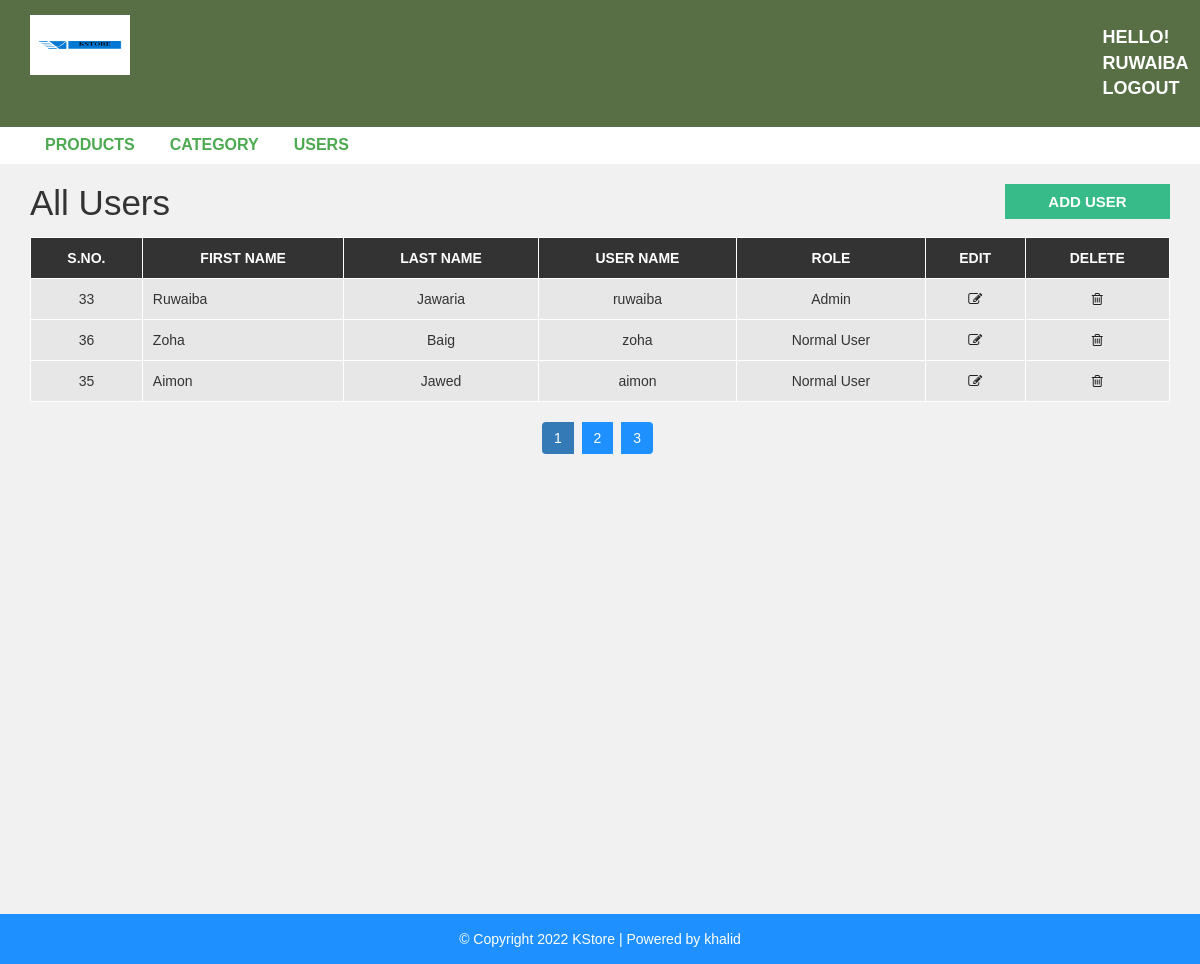
Screenshot of /admin/users.php (signed in) with the database file from the repository.
### tables this page shows
CREATE TABLE `user` (
  `user_id` int(10) UNSIGNED NOT NULL,
  `first_name` varchar(30) NOT NULL,
  `last_name` varchar(30) NOT NULL,
  `username` varchar(30) DEFAULT NULL,
  `password` varchar(40) DEFAULT NULL,
  `role` varchar(40) NOT NULL
);

### admin/users.php (the view, shortened to what this page needs)
<?php
include "header.php";
 ?>
<?php
    include("config.php");
    $query = "SELECT * FROM `user`";
    $result = mysqli_query($conn,$query);
?>
  <div id="admin-content">
      <div class="container">
          <div class="row">
              <div class="col-md-10">
                  <h1 class="admin-heading">All Users</h1>
              </div>
              <div class="col-md-2">
                  <a class="add-new" href="add-user.php">add user</a>
              </div>
              <div class="col-md-12">
                  <table class="content-table">
                      <thead>
                          <th>S.No.</th>
                          <th>First Name</th>
                          <th>Last Name</th>
                          <th>User Name</th>
                          <th>Role</th>
                          <th>Edit</th>
                          <th>Delete</th>
                      </thead>
                      <?php
                        while($row=mysqli_fetch_assoc($result))
                            {
                        ?>
                      <tbody>
                      <tr>
                        <td><?php echo $row['user_id'];?></td>
                        <td><?php echo $row['first_name'];?></td>
                        <td><?php echo $row['last_name'];?></td>
                        <td><?php echo $row['username'];?></td>
                        <td><?php echo $row['role'];?></td>
                        <td>
                        <a href="update-user.php?id=<?php echo $row['user_id'];?>"><i class='fa fa-edit'></i></a>
                        </td>
                        <td>
                        <a href="delete-user.php?id=<?php echo $row['user_id']?>"><i class='fa fa-trash-o'></i></a>
                        </td>
                        </tr>
                      </tbody>
                      <?php } ?>
                    </table>
                  <ul class='pagination admin-pagination'>
                      <li class="active"><a>1</a></li>
                      <li><a>2</a></li>
                      <li><a>3</a></li>
                  </ul>
              </div>
          </div>
      </div>
  </div>
<?php include "footer.php"; ?>

### admin/header.php (shortened to what this page needs)
<!DOCTYPE html>
<html lang="en">
    <head>
        <link rel="stylesheet" href="../css/bootstrap.min.css" />
        <link rel="stylesheet" href="../css/font-awesome.css">
        <link rel="stylesheet" href="../css/style.css">
    </head>
    <body>
        <div id="header-admin">
            <div class="container">
                <div class="row">
                    <div class="col-md-2">
                        <a href="products.php"><img class="logo" src="images/logo.png" style="height:60px; width:100px"></a>
                    </div>
                    <div class="col-md-offset-9  col-md-1">
                        <a href="logout.php" class="admin-logout" > hello! <?php echo $_SESSION['username'] ; ?> logout</a>
                    </div>
                </div>
            </div>
        </div>
        <div id="admin-menubar">
            <div class="container">
                <div class="row">
                    <div class="col-md-12">
                       <ul class="admin-menu">
                            <li>
                                <a href="products.php">Products</a>
                            </li>
                            <li>
                                <a href="category.php">Category</a>
                            </li>
                            <li>
                                <a href="users.php">Users</a>
                            </li>
                        </ul>
                    </div>
                </div>
            </div>
        </div>

### admin/footer.php
<div id ="footer">
    <div class="container">
        <div class="row">
            <div class="col-md-12">
                <span>© Copyright 2022 KStore | Powered by <a href="kstore.php">khalid</a></span>
            </div>
        </div>
    </div>
</div>
</body>
</html>

### css/style.css (style rules this page uses)
body { background: #f1f1f1; font-family: sans-serif,arial,Helvetica; }
a, a:hover, a:focus { text-decoration: none; outline: none; }
ul { margin:0; padding:0; list-style:none; }
img.logo { width: 100%; height: auto; display: block; }
#header-admin { background-color: #586e44; padding: 15px 0; }
#header-admin .admin-logout { margin: 10px 0; color: #fff; font-size: 18px; font-weight: 600; text-transform: uppercase; display: inline-block; }
#admin-menubar { background-color: #fff; }
#admin-menubar .admin-menu { font-size: 0; }
#admin-menubar .admin-menu li { display: inline-block; margin: 0 5px 0 0; }
#admin-menubar .admin-menu li a { color: #4daa51; font-size: 16px; font-weight: 600; text-transform: uppercase; padding: 7px 15px; display: block; transition: all 0.3s; }
#admin-content { padding: 20px 0; min-height: 750px; }
#admin-content .admin-heading { font-size: 35px; margin: 0 0 15px; }
#admin-content .add-new { color: #fff; background-color: #37bb88; font-size: 15px; font-weight: 600; text-align: center; text-transform: uppercase; padding: 7px 10px; display: block; transition: all 0.3s; }
#admin-content .content-table { border: 1px solid #000; width: 100%; margin: 0 0 20px; }
#admin-content .content-table thead { color: #fff; background-color: #333; }
#admin-content .content-table th { padding: 10px; border: 1px solid #fff; font-weight: 600; text-align: center; text-transform: uppercase; }
#admin-content .content-table tbody { color: #333; }
#admin-content .content-table tbody tr { background-color: #e7e7e7; }
#admin-content .content-table tbody td { padding: 10px; border: 1px solid #fff; text-align: center; }
#admin-content .content-table tbody td:nth-child(2) { text-align: left; }
#admin-content .admin-pagination { margin: 0; }
#admin-content .admin-pagination li a { display: block; }
.pagination { display: block; text-align: center; margin: 0; }
.pagination li { display:inline-block; margin: 0 5px 0 0; }
.pagination li a { border: none; background: #1e90ff; color: #fff; }
i.fa { color:#222; }
#footer { color: #fff; padding:15px 0; text-align:center; background-color:#1e90ff; }
#footer a { color:#fff; }

### rows the page displays
user: user_id "33", first_name "Ruwaiba", last_name "Jawaria", username "ruwaiba", role "Admin"
user: user_id "36", first_name "Zoha", last_name "Baig", username "zoha", role "Normal User"
user: user_id "35", first_name "Aimon", last_name "Jawed", username "aimon", role "Normal User"

### other values shown
$_SESSION['username'] "RUWAIBA"
